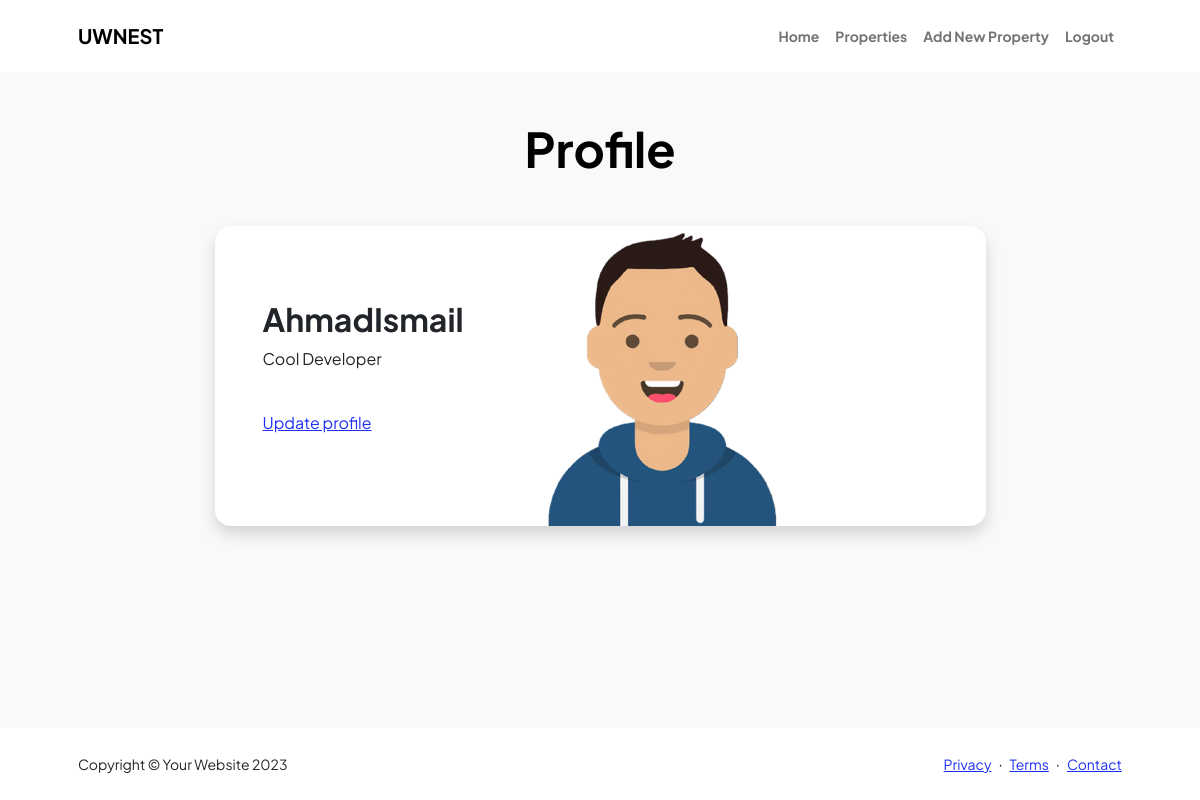
The app's page /profile/ (signed in) with its own data.
### Reviews/models.py (models this page shows, shortened)
class Profile(models.Model):
    user = models.OneToOneField(User, on_delete=models.DO_NOTHING)
    image = models.ImageField(upload_to="properties/%y/%m/%d/" , null=True , default=None)
    bio = models.CharField(max_length=200)

### webapp2/views.py (the view)
# urls.py: path('profile/', views.single_profile, name='profile'),
def single_profile(request):
    profile = Profile.objects.get(user=request.user)
    data = {
        'profile':profile
    }
    return render(request, 'profile.html', data)

### templates/profile.html (shortened to what this page needs)
{% load static %}
<!DOCTYPE html>
<html lang="en">
    <head>
        <link href="https://cdn.jsdelivr.net/npm/bootstrap-icons@1.8.1/font/bootstrap-icons.css" rel="stylesheet" />
        <link href="{%static 'static/css/styles.css'%}" rel="stylesheet" />
    </head>
    <body class="d-flex flex-column h-100 bg-light">
        <main class="flex-shrink-0">
            <nav class="navbar navbar-expand-lg navbar-light bg-white py-3">
                <div class="container px-5">
                    <a class="navbar-brand" href="{% url 'home'%}"><span class="fw-bolder text-primary">UWNEST</span></a>
                    <div class="collapse navbar-collapse" id="navbarSupportedContent">
                        <ul class="navbar-nav ms-auto mb-2 mb-lg-0 small fw-bolder">
                            {% if request.user.is_authenticated %}
                            <li class="nav-item"><a class="nav-link" href="{% url 'home'%}">Home</a></li>
                            <li class="nav-item"><a class="nav-link" href="{% url 'properties'%}">Properties</a></li>
                            <li class="nav-item"><a class="nav-link" href="{% url 'property'%}">Add New Property</a></li>
                            <li class="nav-item"><a class="nav-link" href="{% url 'logout'%}">Logout</a></li>
                            {% endif %}
                        </ul>
                    </div>
                </div>
            </nav>
            <section class="py-5">
                <div class="container px-5 mb-5">
                    <div class="text-center mb-5">
                        <h1 class="display-5 fw-bolder mb-0"><span class="text-gradient d-inline">Profile</span></h1>
                    </div>
                    <div class="row gx-5 justify-content-center">
                        <div class="col-lg-11 col-xl-9 col-xxl-8">
                            <div class="card overflow-hidden shadow rounded-4 border-0 mb-5">
                                <div class="card-body p-0">
                                    <div class="d-flex align-items-center">
                                        <div class="p-5">
                                            <h2 class="fw-bolder">{{profile.user.username}}</h2>
                                            <p>{{ profile.bio }}</p> <br> <p><a href={% url 'update_profile'%}>Update profile</a></p>
                                        </div>
                                        <img class="img-fluid" src="{{ profile.image.url }}" alt="Profile Image" />
                                    </div>
                                </div>
                            </div>
                        </div>
                    </div>
                </div>
            </section>
        </main>
        <footer class="bg-white py-4 mt-auto">
            <div class="container px-5">
                <div class="row align-items-center justify-content-between flex-column flex-sm-row">
                    <div class="col-auto"><div class="small m-0">Copyright &copy; Your Website 2023</div></div>
                    <div class="col-auto">
                        <a class="small" href="{% url 'home'%}">Privacy</a>
                        <span class="mx-1">&middot;</span>
                        <a class="small" href="{% url 'home'%}">Terms</a>
                        <span class="mx-1">&middot;</span>
                        <a class="small" href="{% url 'home'%}">Contact</a>
                    </div>
                </div>
            </div>
        </footer>
    </body>
</html>

### records on screen
Profile: user.username "AhmadIsmail", bio "Cool Developer", image (picture)
